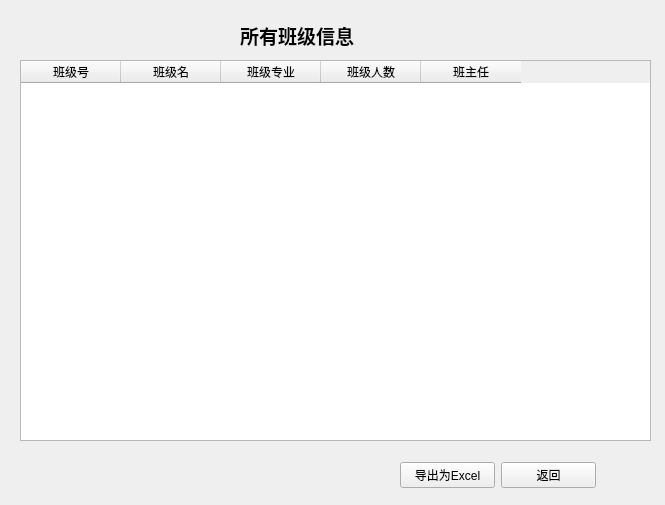
<?xml version="1.0" encoding="UTF-8"?>
<ui version="4.0">
 <class>allClassInfo</class>
 <widget class="QWidget" name="allClassInfo">
  <property name="geometry">
   <rect>
    <x>0</x>
    <y>0</y>
    <width>665</width>
    <height>505</height>
   </rect>
  </property>
  <property name="windowTitle">
   <string>Form</string>
  </property>
  <widget class="QLabel" name="label">
   <property name="geometry">
    <rect>
     <x>240</x>
     <y>10</y>
     <width>161</width>
     <height>51</height>
    </rect>
   </property>
   <property name="font">
    <font>
     <family>Arial</family>
     <pointsize>14</pointsize>
     <weight>75</weight>
     <bold>true</bold>
    </font>
   </property>
   <property name="text">
    <string>所有班级信息</string>
   </property>
  </widget>
  <widget class="QTableWidget" name="classInfoTable">
   <property name="geometry">
    <rect>
     <x>20</x>
     <y>60</y>
     <width>631</width>
     <height>381</height>
    </rect>
   </property>
   <column>
    <property name="text">
     <string>班级号</string>
    </property>
   </column>
   <column>
    <property name="text">
     <string>班级名</string>
    </property>
   </column>
   <column>
    <property name="text">
     <string>班级专业</string>
    </property>
   </column>
   <column>
    <property name="text">
     <string>班级人数</string>
    </property>
   </column>
   <column>
    <property name="text">
     <string>班主任</string>
    </property>
   </column>
  </widget>
  <widget class="QWidget" name="">
   <property name="geometry">
    <rect>
     <x>400</x>
     <y>460</y>
     <width>196</width>
     <height>30</height>
    </rect>
   </property>
   <layout class="QGridLayout" name="gridLayout">
    <item row="0" column="0">
     <widget class="QPushButton" name="export_button">
      <property name="text">
       <string>导出为Excel</string>
      </property>
     </widget>
    </item>
    <item row="0" column="1">
     <widget class="QPushButton" name="back_button">
      <property name="text">
       <string>返回</string>
      </property>
     </widget>
    </item>
   </layout>
  </widget>
 </widget>
 <resources/>
 <connections/>
</ui>
